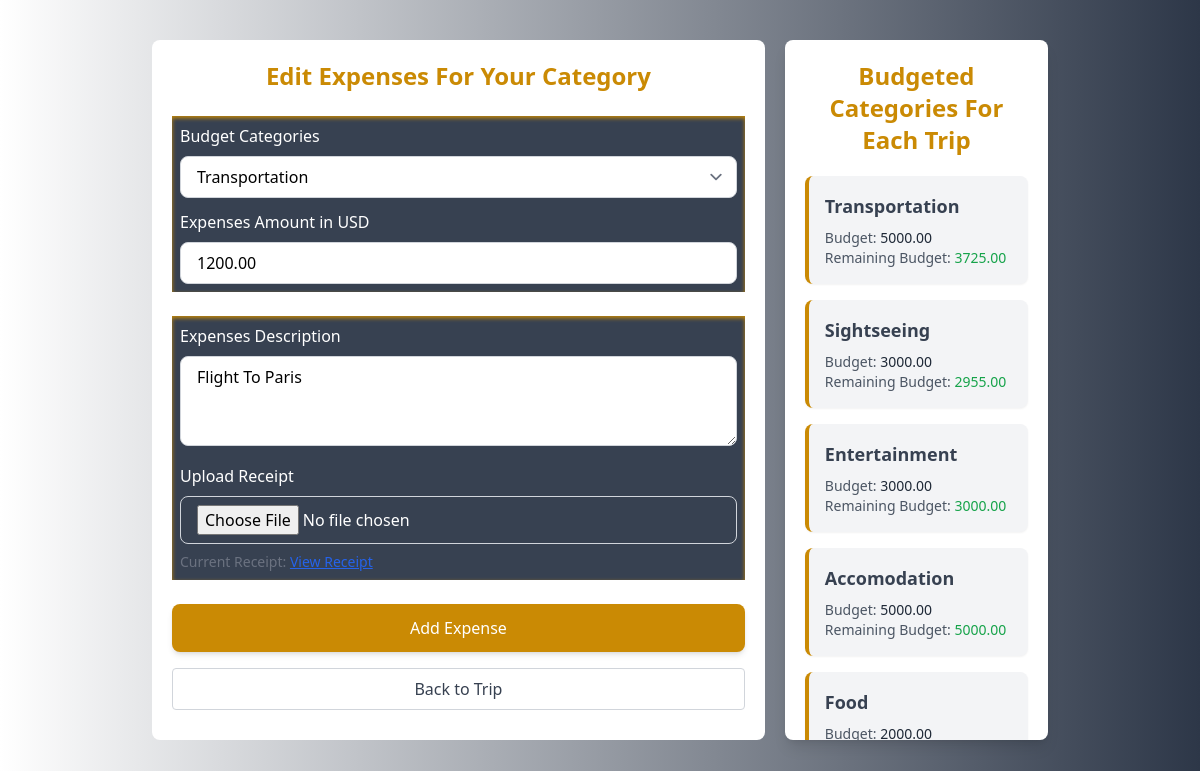
The app's page /expenses/1/expenses/edit/1/ (signed in) with its own data.
### expenses/models.py (models this page shows, shortened)
class Expense(models.Model):
    trip = models.ForeignKey(Trip, on_delete=models.CASCADE, related_name='expenses')
    category = models.ForeignKey(CategoryBudget, on_delete=models.CASCADE, related_name='expenses')
    user = models.ForeignKey(settings.AUTH_USER_MODEL, on_delete=models.CASCADE, related_name='expenses')
    amount = models.DecimalField(max_digits=10, decimal_places=2)
    description = models.CharField(max_length=255)
    date = models.DateField(auto_now_add=True)
    receipt = models.FileField(upload_to='expense_receipts/', blank=True, null=True)

### travel/models.py (models this page shows, shortened)
class CategoryBudget(models.Model):
    trip = models.ForeignKey(Trip, on_delete=models.CASCADE, related_name='category_budgets')  # Link to a trip
    category = models.CharField(max_length=50)  # Name of the category (e.g., Sightseeing)
    budget = models.DecimalField(max_digits=12, decimal_places=2, default=0.00)  # Budget for the category
    def total_expenses(self):
        return sum(expense.amount for expense in self.expenses.all())
    def remaining_budget(self):
        return self.budget - self.total_expenses()

### userProfile/models.py (models this page shows, shortened)
class User_Profile(models.Model):
    CURRENCY_CHOICES = [
        ('USD', 'US Dollar'),
        ('EUR', 'Euro'),
        ('GBP', 'British Pound'),
        ('JPY', 'Japanese Yen'),
        ('AUD', 'Australian Dollar'),
        ('CAD', 'Canadian Dollar'),
        ('CHF', 'Swiss Franc'),
        ('CNY', 'Chinese Yuan'),
        ('SEK', 'Swedish Krona'),
        ('NZD', 'New Zealand Dollar'),
        ('MXN', 'Mexican Peso'),
        ('SGD', 'Singapore Dollar'),
        ('HKD', 'Hong Kong Dollar'),
        ('NOK', 'Norwegian Krone'),
        ('KRW', 'South Korean Won'),
        ('TRY', 'Turkish Lira'),
        ('INR', 'Indian Rupee'),
        ('RUB', 'Russian Ruble'),
        ('ZAR', 'South African Rand'),
        ('BRL', 'Brazilian Real'),
        ('THB', 'Thai Baht'),
        ('MYR', 'Malaysian Ringgit'),
        ('IDR', 'Indonesian Rupiah'),
        ('PHP', 'Philippine Peso'),
        ('VND', 'Vietnamese Dong'),
        ('ILS', 'Israeli Shekel'),
        ('PLN', 'Polish Zloty'),
        ('AED', 'United Arab Emirates Dirham'),
        ('SAR', 'Saudi Riyal'),
        ('EGP', 'Egyptian Pound'),
        ('PKR', 'Pakistani Rupee'),
        ('BDT', 'Bangladeshi Taka'),
        ('NGN', 'Nigerian Naira'),
        ('KWD', 'Kuwaiti Dinar'),
    ]
    TRAVEL_PREFERENCES = (
        ('adventure', 'Adventure'),
        ('relaxation', 'Relaxation'),
        ('culture', 'Culture'),
        ('nature', 'Nature'),
        ('luxury', 'Luxury'),
        ('others', 'Others')
    )
    TRAVEL_FREQUENCY_CHOICES = (
        ('frequent', 'Frequent (Monthly)'),
        ('occasional', 'Occasional (Quarterly)'),
        ('rare', 'Rare (Yearly)'),
    )
    user = models.OneToOneField(Account, on_delete=models.CASCADE, related_name='profile')
    firstname = models.CharField(max_length=255, null=True, blank=True)
    lastname = models.CharField(max_length=255, null=True, blank=True)
    dob = models.DateField(null=True, blank=True)
    bio = models.TextField( blank=True, null=True)
    preferred_currency = models.CharField(max_length=10, choices=CURRENCY_CHOICES, default='USD', blank=True, null=True)
    travel_preferences = models.CharField(max_length=20, choices=TRAVEL_PREFERENCES, blank=True, null=True)
    travel_frequency = models.CharField(max_length=20, choices=TRAVEL_FREQUENCY_CHOICES, blank=True, null=True)
    image = models.ImageField(upload_to='profile_image', validators=[FileExtensionValidator(['png', 'jpg', 'jpeg'])], blank=True, null=True)
    country = models.CharField(max_length=100, blank=True, null=True)
    city = models.CharField(max_length=100, blank=True, null=True)
    phone_number = models.CharField(
        max_length=15,
        blank=True,
        null=True
    )
    favorite_destinations = models.TextField(blank=True, null=True)
    emergency_contact_name = models.CharField(max_length=100, blank=True, null=True)
    emergency_contact_phone = models.CharField(
        max_length=20,
        blank=True,
        null=True
    )
    complete_profile = models.BooleanField(default=False)

### expenses/views.py (the view)
# urls.py: path('<int:trip_id>/expenses/edit/<int:expense_id>/', views.edit_expense, name='edit-expense'),
@login_required
def edit_expense(request, trip_id, expense_id):
    expense = get_object_or_404(Expense, id=expense_id, trip_id=trip_id)
    category_budgets = CategoryBudget.objects.filter(trip_id=trip_id).select_related('trip')
    try:
        user_profile = User_Profile.objects.get(user=request.user)
        preferred_currency = user_profile.preferred_currency
        preferred_currency_symbol = CURRENCY_SYMBOLS.get(preferred_currency, preferred_currency)
    except User_Profile.DoesNotExist:
        preferred_currency = None
        preferred_currency_symbol = None
    if request.user != expense.user:
        return redirect('trip_detail', trip_id=trip_id)
    if request.method == 'POST':
        form = ExpenseForm(request.POST, request.FILES, instance=expense, trip=expense.trip)
        if form.is_valid():
            form.save()
            return redirect('expense-list', trip_id=trip_id)
    else:
        form = ExpenseForm(instance=expense, trip=expense.trip)
    category_budgets_with_remaining = [
        {
            'category': category.category,
            'category_budget': category.budget,
            'remaining_budget': category.remaining_budget(),
        }
        for category in category_budgets
    ]
    return render(request, 'expenses/edit_expense.html', {
        'form': form,
        'trip': expense.trip,
        'expense': expense,
        'category_budgets': category_budgets_with_remaining,
        'preferred_currency_symbol': preferred_currency_symbol,
        'preferred_currency': preferred_currency,
    })

### expenses/forms.py
class ExpenseForm(forms.ModelForm):
    class Meta:
        model = Expense
        fields = ['category', 'amount', 'description', 'receipt']
    def __init__(self, *args, **kwargs):
        trip = kwargs.pop('trip', None)
        super().__init__(*args, **kwargs)
        if trip:
            self.fields['category'].queryset = CategoryBudget.objects.filter(trip=trip)

### expenses/templates/expenses/edit_expense.html (shortened to what this page needs)
{% extends 'Base.html' %}
{% block main %}
<div class="bg-white-gray min-h-screen p-10">
    <div class="md:w-[80%] mx-auto flex flex-col md:flex-row gap-5">
        <div class="bg-white p-5 md:w-[70%] rounded-lg">
            <div class="text-center font-bold text-yellow-600 text-2xl mb-5">
                <h3>Edit Expenses For Your Category</h3>
            </div>
            <form method="post" enctype="multipart/form-data" class="space-y-6">
                <div class="bg-gray-700 p-2 text-white shadow-inner shadow-yellow-600 space-y-3">
                    <div>
                        <label for="category" class="block font-medium mb-2">Budget Categories</label>
                        <select name="category" id="category"
                                class="w-full px-4 py-2 border border-gray-300 text-black rounded-lg focus:ring-2 focus:ring-yellow-600 focus:border-transparent"
                                required>
                            {% for category in form.fields.category.queryset %}
                                <option value="{{ category.id }}" {% if expense and expense.category.id == category.id %}selected{% endif %}>
                                    {{ category.category }}
                                </option>
                            {% endfor %}
                        </select>
                    </div>
                    <div>
                        <label for="amount" class="block font-medium mb-2">Expenses Amount {% if preferred_currency %} in {{ preferred_currency }} {% endif %}</label>
                        <input type="number" name="amount" id="amount"
                               class="w-full px-4 py-2 border border-gray-300 text-black rounded-lg focus:ring-2 focus:ring-yellow-600 focus:border-transparent"
                               placeholder="Enter the Expense Amount {% if preferred_currency %} in {{ preferred_currency }} {% endif %}"
                               value="{% if expense %}{{ expense.amount }}{% endif %}" required />
                    </div>
                </div>
                <div class="bg-gray-700 p-2 text-white shadow-inner shadow-yellow-600 space-y-3">
                    <div>
                        <label for="description" class="block font-medium mb-2">Expenses Description</label>
                        <textarea name="description" id="description" rows="3"
                                  class="w-full px-4 py-2 border border-gray-300 text-black rounded-lg focus:ring-2 focus:ring-yellow-600 focus:border-transparent"
                                  placeholder="Enter a description for the expense" required>{% if expense %}{{ expense.description }}{% endif %}</textarea>
                    </div>
                    <div>
                        <label for="receipt" class="block font-medium mb-2">Upload Receipt</label>
                        <input type="file" name="receipt" id="receipt"
                               class="w-full px-4 py-2 border border-gray-300 rounded-lg focus:ring-2 focus:ring-yellow-600 focus:border-transparent"
                               accept=".jpg,.jpeg,.png,.pdf,.doc,.docx" />
                        {% if expense and expense.receipt %}
                            <p class="mt-2 text-sm text-gray-500">Current Receipt: <a href="{{ expense.receipt.url }}" target="_blank" class="underline text-blue-600">View Receipt</a></p>
                        {% endif %}
                    </div>
                </div>
                <div class="text-center flex flex-col">
                    <button type="submit"
                            class="w-full mb-4 bg-yellow-600 hover:bg-yellow-500 text-white font-medium py-3 px-6 rounded-lg shadow-md transition-transform duration-300 ease-in-out transform ">
                        Add Expense
                    </button>
                    <div class="text-center">
                        <a href="{% url 'trip_detail' trip.id %}"
                          class="w-full inline-block bg-white border border-gray-300 text-gray-700 py-2 rounded hover:bg-gray-100 transition">
                            Back to Trip
                        </a>
                  </div>
                </div>
            </form>
        </div>
        <div class="bg-white p-5 md:w-[30%] shadow-lg rounded-lg max-h-[700px] overflow-y-auto">
            <h3 class="text-2xl text-center font-bold text-yellow-600 mb-5">Budgeted Categories For Each Trip</h3>
            <div>
                <ul class="space-y-4">
                    {% for category in category_budgets %}
                        <li class="bg-gray-100 border-l-4 border-yellow-600 p-4 rounded-lg shadow-sm hover:shadow-md hover:bg-yellow-600 transition duration-300 ease-in-out">
                            <h6 class="font-semibold text-gray-700 text-lg mb-2">{{ category.category }}</h6>
                            <p class="text-gray-600 text-sm">
                                Budget: <span class="font-medium text-gray-800">{{ category.category_budget }}</span>
                            </p>
                            <p class="text-gray-600 text-sm">
                                Remaining Budget:
                                <span class="font-medium {% if category.remaining_budget < 0 %}text-red-600{% else %}text-green-600{% endif %}">
                                    {{ category.remaining_budget }}
                                </span>
                            </p>
                        </li>
                    {% endfor %}
                </ul>
            </div>
        </div>
    </div>
</div>
{% endblock %}

### records on screen
Expense: category "Transportation", amount "1200.00", description "Flight To Paris"
User_Profile: preferred_currency "USD"
CategoryBudget: category "Transportation", category_budget "5000.00"
CategoryBudget: category "Sightseeing", category_budget "3000.00"
CategoryBudget: category "Entertainment", category_budget "3000.00"
CategoryBudget: category "Accomodation", category_budget "5000.00"
CategoryBudget: category "Food", category_budget "2000.00"

### other values on screen
{{ category.remaining_budget }} "3725.00" "2955.00" "3000.00" "5000.00"
